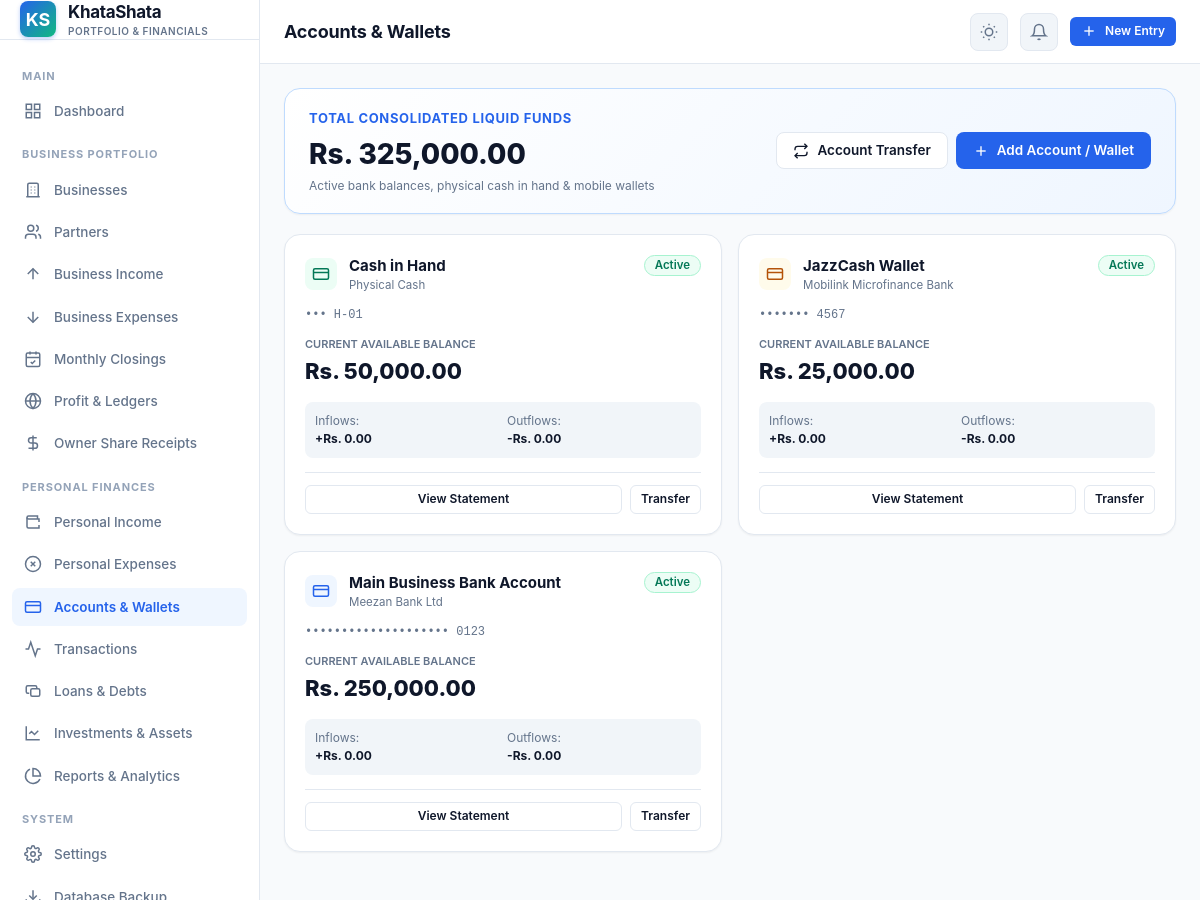
The app's page /accounts.php (signed in) with its own data.
### tables this page shows
CREATE TABLE IF NOT EXISTS `accounts` (
  `id` INT AUTO_INCREMENT PRIMARY KEY,
  `user_id` INT NOT NULL,
  `account_name` VARCHAR(100) NOT NULL,
  `account_type` ENUM('cash', 'bank', 'jazzcash', 'easypaisa', 'wallet', 'other') DEFAULT 'bank',
  `provider_name` VARCHAR(100) DEFAULT NULL,
  `account_number` VARCHAR(100) DEFAULT NULL,
  `opening_balance` DECIMAL(18,2) DEFAULT 0.00,
  `opening_balance_date` DATE DEFAULT NULL,
  `current_balance` DECIMAL(18,2) DEFAULT 0.00,
  `description` TEXT DEFAULT NULL,
  `status` ENUM('active', 'inactive') DEFAULT 'active',
  `is_deleted` TINYINT(1) DEFAULT 0,
  `created_at` DATETIME DEFAULT CURRENT_TIMESTAMP,
  `updated_at` DATETIME DEFAULT CURRENT_TIMESTAMP ON UPDATE CURRENT_TIMESTAMP,
  KEY `idx_acc_user` (`user_id`),
  CONSTRAINT `fk_acc_user` FOREIGN KEY (`user_id`) REFERENCES `users` (`id`) ON DELETE CASCADE
);

### includes/functions.php (called while the page is built, shortened)
<?php
function get_setting($key, $default = '') {
    static $settings_cache = [];
    $user_id = current_user_id() ?? 1;
    if (isset($settings_cache[$user_id][$key])) {
        return $settings_cache[$user_id][$key];
    }
    try {
        $db = get_db_connection();
        $stmt = $db->prepare("SELECT setting_value FROM app_settings WHERE user_id = :uid AND setting_key = :k LIMIT 1");
        $stmt->execute(['uid' => $user_id, 'k' => $key]);
        $val = $stmt->fetchColumn();
        if ($val !== false) {
            $settings_cache[$user_id][$key] = $val;
            return $val;
        }
    } catch (Exception $e) {
        error_log("Error reading setting: " . $e->getMessage());
    }
    return $default;
}
function format_money($amount, $currency = null) {
    $amount = (float)$amount;
    $symbol = $currency ?? get_setting('currency_symbol', 'Rs.');
    $decimals = (int)get_setting('decimals', 2);
    $dec_point = get_setting('decimal_point', '.');
    $thousands_sep = get_setting('thousands_sep', ',');
    $position = get_setting('currency_position', 'before');
    $formatted_number = number_format(abs($amount), $decimals, $dec_point, $thousands_sep);
    $sign = $amount < 0 ? '-' : '';
    return $sign . $symbol . ' ' . $formatted_number;
}
function mask_account($account_number) {
    $clean = trim($account_number);
    $len = strlen($clean);
    return str_repeat('•', max(0, $len - 4)) . ' ' . substr($clean, -4);
}

### includes/auth.php (called while the page is built, shortened)
<?php
function current_user_id() {
    return $_SESSION['user_id'] ?? null;
}

### accounts.php (the view, shortened to what this page needs)
<?php
$user = current_user();
$db = get_db_connection();
$stmt = $db->prepare("SELECT * FROM accounts WHERE user_id = :uid AND is_deleted = 0 ORDER BY status ASC, account_name ASC");
$stmt->execute(['uid' => $user['id']]);
$raw_accounts = $stmt->fetchAll();
$accounts = [];
$total_liquid = 0.00;
foreach ($raw_accounts as $acc) {
    $aid = $acc['id'];
    $in_stmt = $db->prepare("SELECT COALESCE(SUM(amount), 0.00) FROM account_transactions WHERE account_id = :aid AND direction = 'in' AND is_deleted = 0");
    $in_stmt->execute(['aid' => $aid]);
    $total_in = (float)$in_stmt->fetchColumn();
    $out_stmt = $db->prepare("SELECT COALESCE(SUM(amount), 0.00) FROM account_transactions WHERE account_id = :aid AND direction = 'out' AND is_deleted = 0");
    $out_stmt->execute(['aid' => $aid]);
    $total_out = (float)$out_stmt->fetchColumn();
    $derived_balance = round(((float)$acc['opening_balance']) + $total_in - $total_out, 2);
    $acc['total_inflow'] = $total_in;
    $acc['total_outflow'] = $total_out;
    $acc['derived_balance'] = $derived_balance;
    if ($acc['status'] === 'active') {
        $total_liquid += $derived_balance;
    }
    $accounts[] = $acc;
}
require_once ROOT_PATH . '/includes/header.php';
?>
<div class="card" style="padding: 18px 24px; margin-bottom: 20px; background: linear-gradient(135deg, var(--bg-surface), var(--primary-light)); border-color: var(--primary-border);">
  <div style="display: flex; align-items: center; justify-content: space-between; flex-wrap: wrap; gap: 16px;">
    <div>
      <span style="font-size: 13px; font-weight: 700; color: var(--primary); text-transform: uppercase; letter-spacing: 0.05em;">Total Consolidated Liquid Funds</span>
      <div style="font-size: 28px; font-weight: 800; color: var(--text-main); margin-top: 4px;">
        <?= format_money($total_liquid) ?>
      </div>
      <div style="font-size: 12px; color: var(--text-muted); margin-top: 2px;">
        Active bank balances, physical cash in hand & mobile wallets
      </div>
    </div>
    <div style="display: flex; gap: 8px;">
      <a href="<?= BASE_URL ?>/account-transfer.php" class="btn btn-secondary">
        <svg width="16" height="16" viewBox="0 0 24 24" fill="none" stroke="currentColor" stroke-width="2"><polyline points="17 1 21 5 17 9"/><path d="M3 11V9a4 4 0 0 1 4-4h14"/><polyline points="7 23 3 19 7 15"/><path d="M21 13v2a4 4 0 0 1-4 4H3"/></svg>
        <span>Account Transfer</span>
      </a>
      <a href="<?= BASE_URL ?>/account-create.php" class="btn btn-primary">
        <svg width="16" height="16" viewBox="0 0 24 24" fill="none" stroke="currentColor" stroke-width="2"><line x1="12" y1="5" x2="12" y2="19"/><line x1="5" y1="12" x2="19" y2="12"/></svg>
        <span>Add Account / Wallet</span>
      </a>
    </div>
  </div>
</div>
<?php if (empty($accounts)): ?>
  <div class="card">
    <div class="empty-state">
      <div class="empty-state-icon">
        <svg width="32" height="32" viewBox="0 0 24 24" fill="none" stroke="currentColor" stroke-width="2"><rect x="2" y="5" width="20" height="14" rx="2"/><line x1="2" y1="10" x2="22" y2="10"/></svg>
      </div>
      <div class="empty-state-title">No accounts configured</div>
      <div class="empty-state-text">Add your cash in hand, bank accounts, or JazzCash/Easypaisa wallets to track money movements.</div>
      <a href="<?= BASE_URL ?>/account-create.php" class="btn btn-primary">Add Account</a>
    </div>
  </div>
<?php else: ?>
  <div style="display: grid; grid-template-columns: repeat(auto-fill, minmax(320px, 1fr)); gap: 16px; margin-bottom: 24px;">
    <?php foreach ($accounts as $acc): ?>
      <div class="card" style="margin-bottom: 0; display: flex; flex-direction: column; justify-content: space-between;">
        <div>
          <div style="display: flex; align-items: flex-start; justify-content: space-between; margin-bottom: 12px;">
            <div style="display: flex; align-items: center; gap: 12px;">
              <div class="stat-icon <?= $acc['account_type'] === 'cash' ? 'success' : ($acc['account_type'] === 'jazzcash' || $acc['account_type'] === 'easypaisa' ? 'warning' : 'primary') ?>">
                <svg width="18" height="18" viewBox="0 0 24 24" fill="none" stroke="currentColor" stroke-width="2"><rect x="2" y="5" width="20" height="14" rx="2"/><line x1="2" y1="10" x2="22" y2="10"/></svg>
              </div>
              <div>
                <a href="<?= BASE_URL ?>/account-detail.php?id=<?= $acc['id'] ?>" style="font-weight: 700; font-size: 15px; color: var(--text-main);">
                  <?= htmlspecialchars($acc['account_name']) ?>
                </a>
                <div style="font-size: 11.5px; color: var(--text-muted);">
                  <?= htmlspecialchars($acc['provider_name'] ?? ucfirst($acc['account_type'])) ?>
                </div>
              </div>
            </div>
            <span class="badge <?= $acc['status'] === 'active' ? 'badge-success' : 'badge-neutral' ?>">
              <?= ucfirst($acc['status']) ?>
            </span>
          </div>
          <?php if (!empty($acc['account_number'])): ?>
            <div style="font-size: 12px; font-family: monospace; color: var(--text-muted); margin-bottom: 12px;">
              <?= mask_account($acc['account_number']) ?>
            </div>
          <?php endif; ?>
          <div style="margin-bottom: 14px;">
            <div style="font-size: 11px; color: var(--text-muted); text-transform: uppercase; font-weight: 600;">Current Available Balance</div>
            <div style="font-size: 22px; font-weight: 800; color: var(--text-main); margin-top: 2px;">
              <?= format_money($acc['derived_balance']) ?>
            </div>
          </div>
          <div style="display: grid; grid-template-columns: 1fr 1fr; gap: 8px; font-size: 12px; padding: 10px; background: var(--bg-surface-subtle); border-radius: var(--radius-sm); margin-bottom: 14px;">
            <div>
              <span style="color: var(--text-muted);">Inflows:</span><br>
              <strong class="money-positive">+<?= format_money($acc['total_inflow']) ?></strong>
            </div>
            <div>
              <span style="color: var(--text-muted);">Outflows:</span><br>
              <strong class="money-negative">-<?= format_money($acc['total_outflow']) ?></strong>
            </div>
          </div>
        </div>
        <div style="display: flex; gap: 8px; border-top: 1px solid var(--border-subtle); padding-top: 12px;">
          <a href="<?= BASE_URL ?>/account-detail.php?id=<?= $acc['id'] ?>" class="btn btn-secondary btn-sm" style="flex: 1;">
            View Statement
          </a>
          <a href="<?= BASE_URL ?>/account-transfer.php?from_id=<?= $acc['id'] ?>" class="btn btn-secondary btn-sm" title="Transfer From This Account">
            Transfer
          </a>
        </div>
      </div>
    <?php endforeach; ?>
  </div>
<?php endif; ?>
<?php require_once ROOT_PATH . '/includes/footer.php'; ?>

### records on screen
accounts: account_name "Cash in Hand", provider_name "Physical Cash", status "Active", account_number "••• H-01", derived_balance "Rs. 50,000.00", is_deleted "Rs. 0.00"
accounts: account_name "JazzCash Wallet", provider_name "Mobilink Microfinance Bank", status "Active", account_number "••••••• 4567", derived_balance "Rs. 25,000.00", is_deleted "Rs. 0.00"
accounts: account_name "Main Business Bank Account", provider_name "Meezan Bank Ltd", status "Active", account_number "•••••••••••••••••••• 0123", derived_balance "Rs. 250,000.00", is_deleted "Rs. 0.00"

### other values on screen
APP_NAME "KhataShata"
$page_title "Accounts & Wallets"
format_money($total_liquid) "Rs. 325,000.00"
